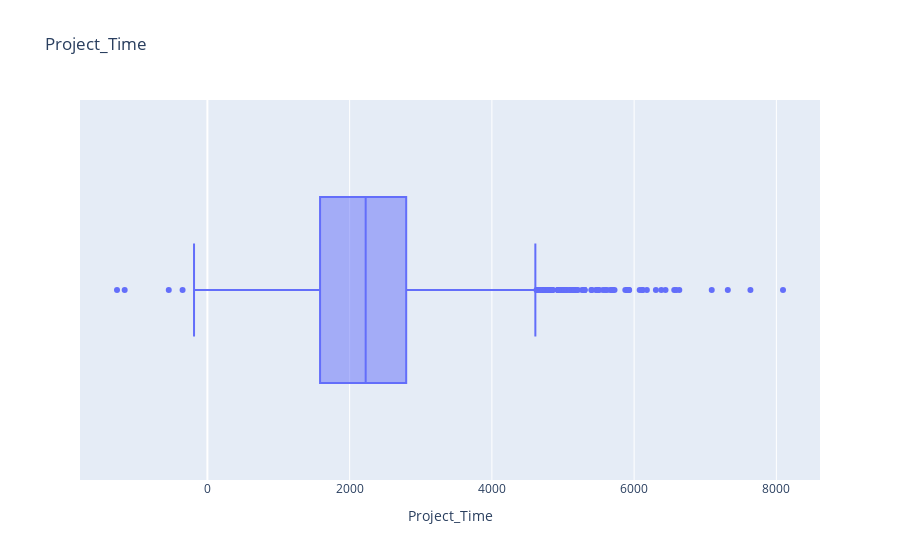

This figure's notebook cell:
### Markdown cell above
# Step IV: EDA (Exploratory Data Analysis)

### Code cell
fig = px.box(df12,x=df12['Project_Time'],title='Project_Time')
fig.show()

### Figure 1 — Plotly figure (JSON) as saved in the notebook; plotly's stock layout.template omitted (floating-point values rounded to 4 significant figures; data arrays with more than 128 entries replaced by an {"elided": "..."} marker saying what was removed)
{"data": [{"alignmentgroup": "True", "hovertemplate": "Project_Time=%{x}<extra></extra>", "legendgroup": "", "marker": {"color": "#636efa"}, "name": "", "notched": false, "offsetgroup": "", "orientation": "h", "showlegend": false, "type": "box", "x": {"elided": "8882 int values"}, "x0": " ", "xaxis": "x", "y0": " ", "yaxis": "y"}], "layout": {"boxmode": "group", "legend": {"tracegroupgap": 0}, "title": {"text": "Project_Time"}, "xaxis": {"anchor": "y", "domain": [0, 1], "title": {"text": "Project_Time"}}, "yaxis": {"anchor": "x", "domain": [0, 1]}}}
